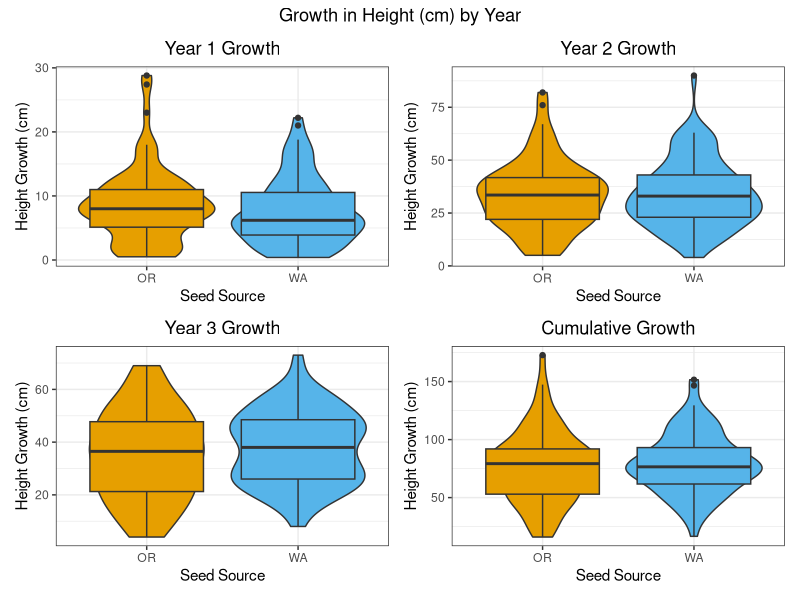
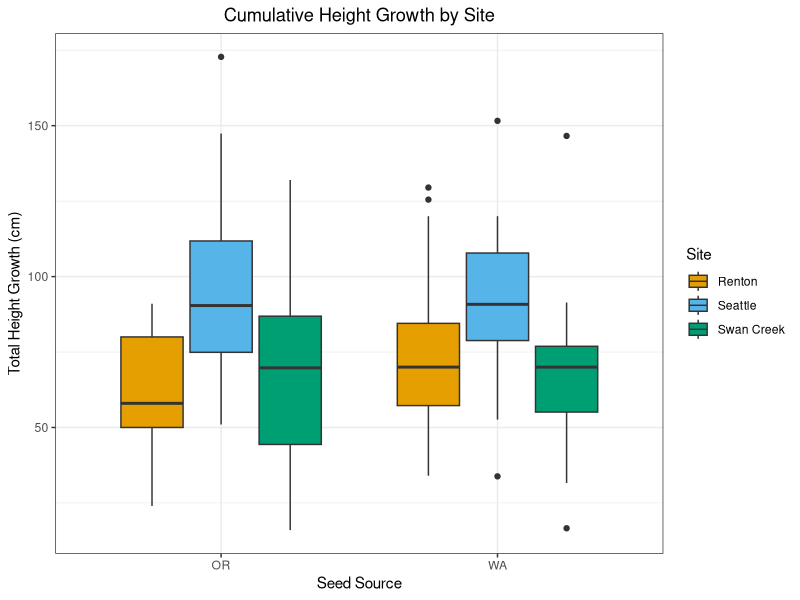
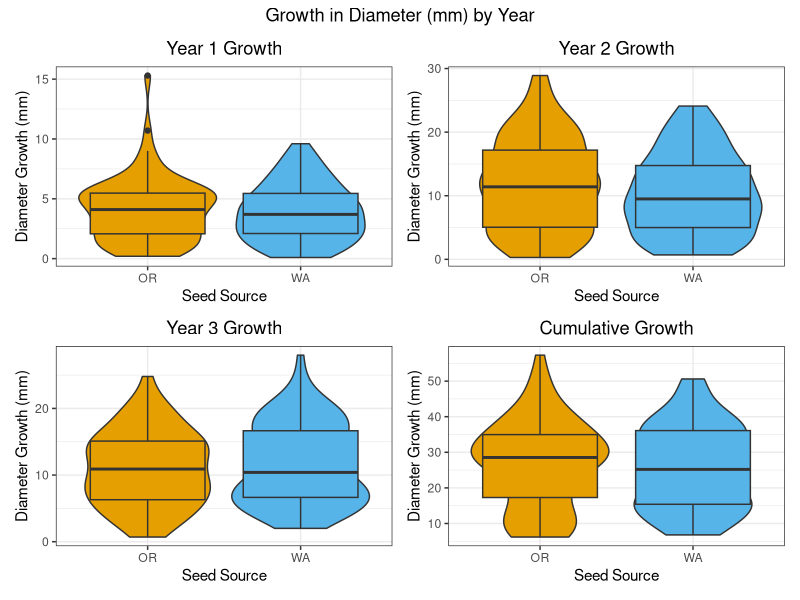
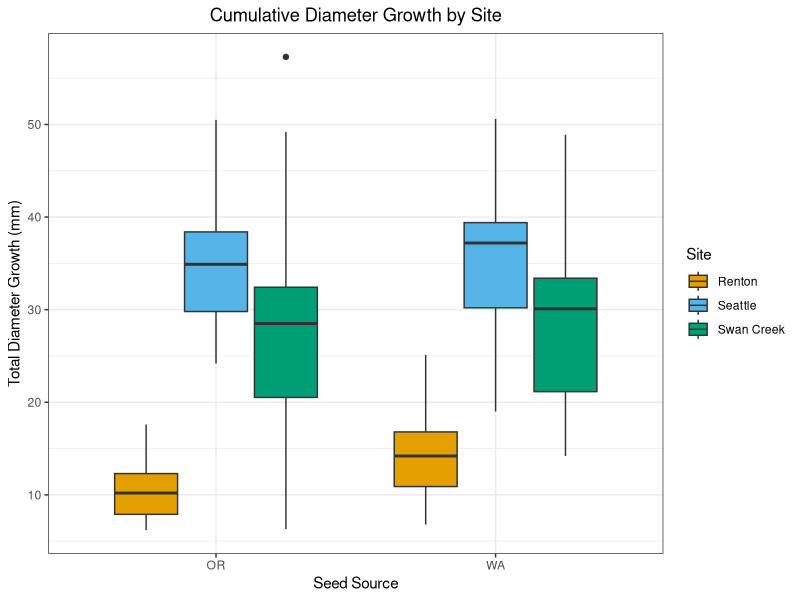
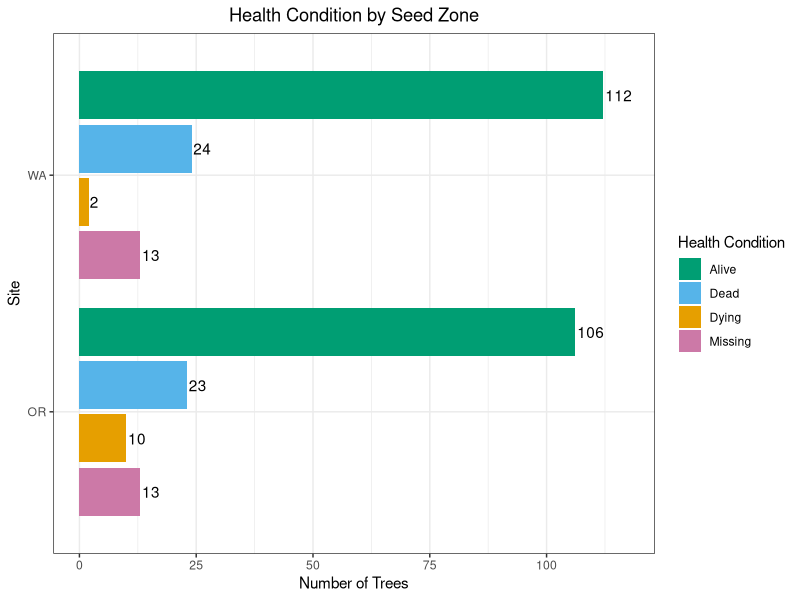
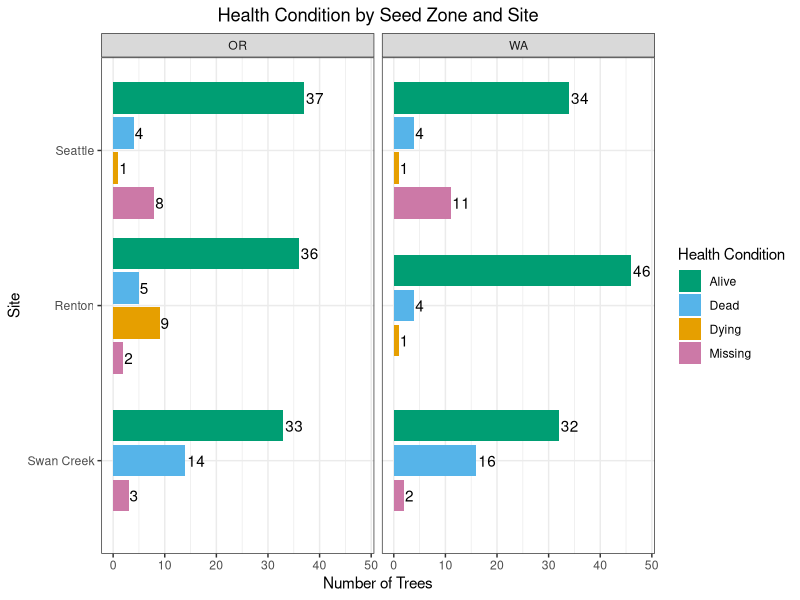

Reproduce these figures in R, in order.
## ---- chunk 1
knitr::opts_chunk$set(echo = FALSE)
## ---- chunk 2
library(tidyverse)
library(kableExtra)
library(patchwork)
library(zoo)
## ---- chunk 3
#2023 changes made in excel 
#y1$Seed.Zone[y1$Seed.Zone=="WA "] <- "WA"
#y1$X2022.Tree.Height..cm.[y1$X2022.Tree.Height..cm.==5408] <- 54.8
#y1$X2022.Tree.Diameter..mm.[y1$X2022.Tree.Diameter..mm.==110.0] <- 11
#y2$X2023.Tree.Diameter..mm.[y2X2022.Tree.Diameter..mm.==123] <- 12.3
#y2$X2023.Tree.Diameter..mm.[y2X2022.Tree.Diameter..mm.==135] <- 13.5

#2023 seattle OR data skipped tree number 14, moved 15, 16, 17 measurements up. 8 was missing
#2023 seattle OR site was missing trees 42 and 43, but recorded trees 39-41 in 2023 were better fit for previous 2022 measurements for 41-43. However, trees were in different row. very confused. Wondering if trees OR42 and OR43 actually got moved to end of OR31 row somehow after site was mapped? 
#2023 seattle OR last row trees 42,43, 46 and 50 were missing. However, tree number 45 fit better with tree 46, feeling confident tree recorded as 45 was actually 46, and 47 was actually missing because trees 47-49 were actually trees 48-50, adjusted
#2023 Swan Creek WA #141 included a 40cm height increase, which must be a mistake. Recommend excluding all trees with greater than 30cm height increases from first analyses. 
#2023 Swan Creek WA #171 included a 70cm height increase, which must be a mistake. Recommend excluding all trees with greater than 30cm height increases from first analyses. 
## ---- chunk 4
y1 <- read.csv("./data/2022 Measurements.csv")
y2 <- read.csv("./data/2023 MeasurementsCorrected.csv")
y3 <- read.csv("./data/2024 Measurementsv3.csv")
library(readxl)
sheet2025 <- read_excel("data/2025 Measurements.xlsx", 
    sheet = "2025")
rough2025 <- read_excel("data/2025 Measurements.xlsx", 
    sheet = "2025 rough draft")

y1$Measurement.Year <- 2022
y2$Measurement.Year <- 2023
y3$Measurement.Year <- 2024

#rename columns to merge
rough2025 <- rough2025 %>% 
  rename("New Tree Number" = "Tree #") %>%
  rename("Tree Diameter (mm)" = "DBH") %>%
  rename("Tree Height (cm)" = "Height") %>%
  rename("Health" = "Condition") %>%
  rename("Date Measured" = "Measure Date") %>%
  rename("Comment" = "Comments")

rough2025 <- rough2025 %>%
    mutate(Site = recode(Site, 'Discovery Park' = 'Seattle'))

rough2025 <- rough2025 %>% select(-c("Seed Zone"))

#merge two sheets together based on tree number and site
merged2025 <- left_join(rough2025, sheet2025, by=c("New Tree Number"="New Tree Number","Site" = "Site"))

#combine Health and Comment columns from both sheets
merged2025 <- merged2025 %>%
  mutate(`Health` = coalesce(`Health.x`,`Health.y`)) %>%
  mutate(`Comment` = coalesce(`Comment.x`,`Comment.y`))

#if comments contain "browsed", mark elk browsed column as Y, otherwise mark N
merged2025 <- merged2025 %>%
  mutate(`Elk Browse` = case_when(
    grepl("browsed", Comment, ignore.case = TRUE) ~ "Y",
    TRUE ~ "N" # Keep the original value if no match is found
  ))

#remove duplicate columns
y4 <- merged2025 %>% select(-c("Tree Height (cm).y","Tree Diameter (mm).y", "Comment.y","Health.y","Year Measured","Date Measured.y","Comment.x","Health.x"))

#add measurement year
y4 <- cbind(y4, Measurement.Year= 2025)

#add tree numbers for first year
y1 <- y1 %>% mutate(Temp.Tree.Number = row_number())

#remove unnecessary columns
y1 <- y1 %>% select(-c("Year.Measured","Color"))
y2 <- y2 %>% select(-c("Year.Measured","Color"))
y3 <- y3 %>% select(-c("Year.Measured"))

#rename columns to match other years
y4 <- y4 %>% 
  rename("New.Tree.Number" = "New Tree Number") %>%
  rename("Tree.Height..cm." = "Tree Height (cm).x") %>%
  rename("Tree.Diameter..mm." = "Tree Diameter (mm).x") %>%
  rename("Seed.Zone" = "Seed Zone") %>%
  rename("Date.Measured" = "Date Measured.x") %>%
  rename("Tree.Number" = "Tree Number") %>%
  rename("Elk.Browse" = "Elk Browse")

## ---- chunk 5
#change date format to match year 4
y1$Date.Measured <- as.Date(y1$Date.Measured,format = "%m/%d/%y")
y1$Date.Planted <- as.Date(y1$Date.Planted,format = "%m/%d/%y")
y2$Date.Measured <- as.Date(y2$Date.Measured,format ="%m/%d/%y")
y3$Date.Measured <- as.Date(y3$Date.Measured, format = "%m/%d/%y")
y4$Date.Measured <- as.Date(y4$Date.Measured,format = "%m/%d/%y")

#in Year 1, if health condition is NA, change it to alive
y1 <- y1 %>%
  mutate(Health = ifelse(is.na(Health), "Alive", Health))

#bind all year dataframes together
trees.bind <- bind_rows(y1,y2) %>% bind_rows(.,y3) %>% bind_rows(.,y4) %>% filter(Site!="Tomanamus" & Site!="" & Site!="Puyallup") %>% droplevels()

trees.bind[130, "Health"] <- "Dead"
trees.bind[167, "Health"] <- "Dying"

## ---- chunk 6
#labeling consistency
trees.bind$Health[trees.bind$Health==""] <- "Missing"
trees.bind$Health[trees.bind$Health=="missing"] <- "Missing"
trees.bind$Seed.Zone[trees.bind$Seed.Zone=="Wa"] <- "WA"
trees.bind <- trees.bind %>% droplevels()

#if comments contain "browsed", mark elk browsed column as Y, otherwise mark N
trees.bind <- trees.bind %>%
  mutate(`Elk.Browse` = case_when(
    grepl("browsed", Comment, ignore.case = TRUE) ~ "Y",
    TRUE ~ "N" # Keep the original value if no match is found
  ))

#if comments contain "missing/presumed dead" change health condition to missing
trees.bind <- trees.bind %>%
  mutate(`Health` = case_when(
    grepl("Missing/presumed dead", Comment, ignore.case = TRUE) ~ "Missing",
    TRUE ~ `Health` # Keep the original value if no match is found
  ))
## ---- chunk 7
#use New Tree Number if not NA, otherwise use Tree Number
trees.bind <- trees.bind %>% group_by(Tree.Number, Site, Seed.Zone) %>% mutate(New.Tree.Number = if_else(is.na(New.Tree.Number),first(na.omit(New.Tree.Number)),New.Tree.Number)) %>%ungroup()

#use Temp Tree Number if not NA, otherwise use Tree Number
trees.bind <- trees.bind %>% group_by(Tree.Number, Site, Seed.Zone) %>% mutate(Temp.Tree.Number = if_else(is.na(Temp.Tree.Number),first(na.omit(Temp.Tree.Number)),Temp.Tree.Number)) %>%ungroup()

trees.bind <- trees.bind %>%  group_by(Tree.Number, Site, Seed.Zone) %>% mutate(Date.Planted = if_else(is.na(Date.Planted),first(na.omit(Date.Planted)),Date.Planted)) %>%ungroup()
## ---- chunk 8
trees.bind$Date.Measured <- as.Date(trees.bind$Date.Measured,"%m/%d/%y")
trees.bind$Date.Planted <- as.Date(trees.bind$Date.Planted,"%m/%d/%y")
trees.bind <- trees.bind %>% mutate(Planted.Growth.Days=Date.Measured-Date.Planted)
## ---- chunk 9
#trees <- trees.bind

#dead.trees <- trees %>%
#  filter(Health == "Dead")

#matching.trees <- trees %>%
#  inner_join(dead.trees, by = "Tree.Number", relationship = "many-to-many")

#if previous year's health condition is dead change following years health condition to dead
#trees <- trees %>%
#  group_by(Tree.Number, Site, Seed.Zone) %>%
#  arrange(Measurement.Year) %>%
#  mutate(Previous_Value = lag(Health), Health = case_when(!is.na(Previous_Value) & Previous_Value == "Dead" ~ "Dead", TRUE ~ Health)) %>%
#  select(-Previous_Value)

#if previous year's health condition is dying and current year's health condition is missing, change current year's health condition to dead
#trees <- trees %>%
#  group_by(Tree.Number, Site, Seed.Zone) %>%
#  mutate(Health = case_when(lag(Health, n= 1, order_by = Measurement.Year) == "Dying" & Health == "Missing" ~ "Dead", TRUE ~ Health))

#trees <- trees %>%
#  group_by(Tree.Number, Site, Seed.Zone) %>%
#  arrange(Measurement.Year) %>%
#  mutate(Previous.Health = lag(Health), Health = case_when(is.na(Health) ~ Previous.Health, TRUE ~ Health)) %>%
#  select(-Previous.Health)

#create final health column and if most current year's health condition is missing. use previous year's
#trees <- trees %>%
#  group_by(Tree.Number, Site, Seed.Zone) %>%
#  tidyr::complete(Measurement.Year = seq(min(Measurement.Year), max(Measurement.Year)), fill = list(Health = NA)) %>%
#  mutate(Final.Health = last(Health)) %>%
#  mutate(Final.Health = na.locf(Final.Health, na.rm =  FALSE, fromLast = TRUE)) %>%
#  mutate(Final.Health = ifelse(is.na(Health) & is.na(Final.Health), NA, Final.Health)) %>%
#  ungroup()
## ---- chunk 10
#VERSION WITH NO BROWSED TREES
trees.no.browse <- trees.bind %>%
  filter(Elk.Browse !="Y") %>% droplevels()

trees.no.browse <- trees.no.browse %>%
  group_by(Tree.Number, Site, Seed.Zone) %>%
  arrange(Measurement.Year) %>%
  mutate(Previous_Value = lag(Health), Health = case_when(!is.na(Previous_Value) & Previous_Value == "Dead" ~ "Dead", TRUE ~ Health)) %>%
  select(-Previous_Value)

#if previous year's health condition is dying and current year's health condition is missing, change current year's health condition to dead
trees.no.browse <- trees.no.browse %>%
  group_by(Tree.Number, Site, Seed.Zone) %>%
  mutate(Health = case_when(lag(Health, n= 1, order_by = Measurement.Year) == "Dying" & Health == "Missing" ~ "Dead", TRUE ~ Health))

trees.no.browse <- trees.no.browse %>%
  group_by(Tree.Number, Site, Seed.Zone) %>%
  arrange(Measurement.Year) %>%
  mutate(Previous.Health = lag(Health), Health = case_when(is.na(Health) ~ Previous.Health, TRUE ~ Health)) %>%
  select(-Previous.Health)

#create final health column and if most current year's health condition is missing. use previous year's
trees.no.browse <- trees.no.browse %>%
  group_by(Tree.Number, Site, Seed.Zone) %>%
  tidyr::complete(Measurement.Year = seq(min(Measurement.Year), max(Measurement.Year)), fill = list(Health = NA)) %>%
  mutate(Final.Health = last(Health)) %>%
  mutate(Final.Health = na.locf(Final.Health, na.rm =  FALSE, fromLast = TRUE)) %>%
  mutate(Final.Health = ifelse(is.na(Health) & is.na(Final.Health), NA, Final.Health)) %>%
  ungroup()
## ---- chunk 11
#trees$Site <- as.factor(trees$Site)
#trees$Seed.Zone <-as.factor(trees$Seed.Zone)
#trees$Health <- as.factor(trees$Health)
## ---- chunk 12
trees.no.browse$Site <- as.factor(trees.no.browse$Site)
trees.no.browse$Seed.Zone <-as.factor(trees.no.browse$Seed.Zone)
trees.no.browse$Health <- as.factor(trees.no.browse$Health)
## ---- chunk 13
# NOTE RENTON OR TREE 180 was entered twice or there is two values for it. We need to look into this further, but for now we removed it from the data.
## ---- chunk 14
#trees <- trees %>% filter(Tree.Number!=180 | Site!="Renton" | Seed.Zone!="OR")
trees.no.browse <- trees.no.browse %>% filter(Tree.Number!=180 | Site!="Renton" | Seed.Zone!="OR")
## ---- chunk 15
#trees.wide <- trees %>% pivot_wider(
#    id_cols = c(Tree.Number, Site, Seed.Zone, New.Tree.Number),
#    names_from = Measurement.Year,
#    values_from = c(Tree.Height..cm., Tree.Diameter..mm.),
#    names_glue = "{.value}_{Measurement.Year}") 
#ver with no browsed trees
trees.wide <- trees.no.browse %>% pivot_wider(
    id_cols = c(Tree.Number, Site, Seed.Zone, New.Tree.Number),
    names_from = Measurement.Year,
    values_from = c(Tree.Height..cm., Tree.Diameter..mm.),
    names_glue = "{.value}_{Measurement.Year}") 
## ---- chunk 16
# see if there are any duplicate trees based on number, site, seed zone and year
#{trees} |> summarize(n = n(), .by = c(Tree.Number, Site, Seed.Zone, Measurement.Year)) |> filter(n > 1L)
## ---- chunk 17
trees.wide.growth <- trees.wide %>% mutate(y1.height.growth = Tree.Height..cm._2023-Tree.Height..cm._2022, y2.height.growth = Tree.Height..cm._2024-Tree.Height..cm._2023, y3.height.growth = Tree.Height..cm._2025-Tree.Height..cm._2024, y1.diameter.growth = Tree.Diameter..mm._2023-Tree.Diameter..mm._2022, y2.diameter.growth = Tree.Diameter..mm._2024-Tree.Diameter..mm._2023, y3.diameter.growth = Tree.Diameter..mm._2025 - Tree.Diameter..mm._2024, total.height.growth = Tree.Height..cm._2025-Tree.Height..cm._2022, total.diameter.growth = Tree.Diameter..mm._2025-Tree.Diameter..mm._2022)
## ---- chunk 18
#trees.partial <- trees[1,2,3,9,11,12,13]
#trees.wide.joined <- left_join(trees.wide.growth, trees.partial, by=c("Tree.Number", "Site", "Seed.Zone"))
## ---- chunk 19
#tree.growth <- trees %>% group_by(Tree.Number, Site, Seed.Zone) %>% arrange(Measurement.Year) %>% mutate(Height.Growth = Tree.Height..cm. - lag(Tree.Height..cm.), Diameter.Growth = Tree.Diameter..mm. - lag(Tree.Diameter..mm.)) %>% ungroup()
## ---- chunk 20
#tree.growth.year <- tree.growth %>% group_by(Tree.Number, Site, Seed.Zone, Measurement.Year) %>% reframe(Heigh.Growth=Height.Growth,Diameter.Growth=Diameter.Growth)
## ---- chunk 21
#trees <- left_join(trees,tree.growth.year, by=c("Tree.Number", "Site", "Seed.Zone", "Measurement.Year"))
## ---- chunk 22
# FILTERED ALL TREES with NEGATIVE height increases or NEGATIVE diameter increases
#Data cleaning
#neg.trees <- trees %>% filter(Height.Growth<0)
#neg.trees <- neg.trees[c(1,2,3,5,6,12,13,20,21)]
#pos.trees <- trees %>% filter(Height.Growth>20)
## ---- chunk 23
#trees.pos <- tree.growth %>% filter(Height.Growth>0 & Diameter.Growth>0)  
## ---- chunk 24
trees.wide.pos.total <- trees.wide.growth %>% filter(total.height.growth>0 & total.diameter.growth>0)
trees.wide.pos.y1 <- trees.wide.growth %>% filter(y1.height.growth>0 & y1.diameter.growth>0)
trees.wide.pos.y2 <- trees.wide.growth %>% filter(y2.height.growth>0 & y2.diameter.growth>0)
trees.wide.pos.y3 <- trees.wide.growth %>% filter(y3.height.growth>0 & y3.diameter.growth>0)
trees.wide.pos.all <- trees.wide.growth %>% filter(y1.height.growth>0 & y1.diameter.growth>0 & y2.height.growth>0 & y2.diameter.growth>0 & y3.height.growth>0 & y3.diameter.growth>0)
## ---- chunk 25
#a few possible mistakes in measurements with trees greater than 30cm height increase. Removing trees above 24 increase also removes Seattle OR Trees 39-41 which were off in measurements, trees were possibly moved after mapping? 
## ---- chunk 26
#create table summarizing when sites were planted and remeasured.
## ---- chunk 27
#Site.Summary <- trees.pos %>% group_by(Site,Seed.Zone,Measurement.Year) %>% summarize(n=n()) %>% left_join(.,trees.pos,by=c("Site","Seed.Zone","Measurement.Year"),multiple="first")

Site.Summary <- trees.wide.pos.all %>% group_by(Site,Seed.Zone) %>% summarize(n=n())
kable(Site.Summary[c(1,2,3)], col.names = c("Site", "Seed Zone", "Number of Trees")) %>% kable_material(c("striped", "hover","condensed"))
## ---- chunk 28
#trees.summary <- trees.wide.pos.all %>% group_by(Seed.Zone)  %>% summarize(
#n=n(),
#mean.height.2024=mean(Tree.Height..cm._2024),
#mean.diameter.2024=mean(Tree.Diameter..mm._2024),
#mean.y1.height.growth=mean(y1.height.growth,na.rm=TRUE),
#mean.y1.diameter.growth=mean(y1.diameter.growth,na.rm=TRUE),
#mean.y2.height.growth=mean(y2.height.growth,na.rm=TRUE),
#mean.y2.diameter.growth=mean(y2.diameter.growth,na.rm=TRUE),
#mean.total.height.growth=mean(total.height.growth,na.rm=TRUE),
#mean.total.diameter.growth=mean(total.diameter.growth,na.rm=TRUE))
#kable(trees.summary,digits = 2,format = "html", table.attr='class="scrollable-table"') %>% kable_material(c("striped", "hover","condensed")) %>% kable_styling(full_width = F) %>% scroll_box(height = "300px")

trees.summary <- trees.wide.pos.all %>% group_by(Seed.Zone)  %>% summarize(
n=n(),
mean.height.2025=mean(Tree.Height..cm._2025),
mean.diameter.2025=mean(Tree.Diameter..mm._2025),
mean.y1.height.growth=mean(y1.height.growth,na.rm=TRUE),
mean.y1.diameter.growth=mean(y1.diameter.growth,na.rm=TRUE),
mean.y2.height.growth=mean(y2.height.growth,na.rm=TRUE),
mean.y2.diameter.growth=mean(y2.diameter.growth,na.rm=TRUE),
mean.y3.diameter.growth=mean(y3.diameter.growth,na.rm=TRUE),
mean.y3.height.growth=mean(y3.height.growth,na.rm=TRUE),
mean.total.height.growth=mean(total.height.growth,na.rm=TRUE),
mean.total.diameter.growth=mean(total.diameter.growth,na.rm=TRUE))
library(knitr)
kable(trees.summary,col.names = c("Seed Zone", "Number of Trees", "2025 Mean Height (cm)", "2025 Mean Diameter (mm)", "Mean Year 1 Height Growth (cm)", "Mean Year 1 Diameter Growth (mm)", "Mean Year 2 Height Growth (cm)","Mean Year 2 Diameter Growth (mm)", "Mean Year 3 Height Growth (cm)","Mean Year 3 Diameter Growth (mm)", "Total Mean Height Growth (cm)","Total Mean Diameter Growth (mm)"), digits = 2,format = "html", table.attr='class="scrollable-table"') %>% kable_material(c("striped", "hover","condensed")) %>% kable_styling(full_width = F) %>% scroll_box(height = "300px")
## ---- chunk 29
trees.summary.sites <- trees.wide.pos.all %>% group_by(Site,Seed.Zone)  %>% summarize(
n=n(),
mean.height.2025=mean(Tree.Height..cm._2025),
mean.diameter.2025=mean(Tree.Diameter..mm._2025),
mean.y1.height.growth=mean(y1.height.growth,na.rm=TRUE),
mean.y1.diameter.growth=mean(y1.diameter.growth,na.rm=TRUE),
mean.y2.height.growth=mean(y2.height.growth,na.rm=TRUE),
mean.y2.diameter.growth=mean(y2.diameter.growth,na.rm=TRUE),
mean.y3.diameter.growth=mean(y3.diameter.growth,na.rm=TRUE),
mean.y3.height.growth=mean(y3.height.growth, na.rm = TRUE),
mean.total.height.growth=mean(total.height.growth,na.rm=TRUE),
mean.total.diameter.growth=mean(total.diameter.growth,na.rm=TRUE))
library(knitr)
kable(trees.summary.sites, col.names = c("Site", "Seed Zone", "Number of Trees", "2025 Mean Height (cm)", "2025 Mean Diameter (mm)", "Mean Year 1 Height Growth (cm)", "Mean Year 1 Diameter Growth (mm)", "Mean Year 2 Height Growth (cm)","Mean Year 2 Diameter Growth (mm)", "Mean Year 3 Height Growth (cm)","Mean Year 3 Diameter Growth (mm)", "Total Mean Height Growth (cm)","Total Mean Diameter Growth (mm)"), digits = 2) %>% kable_material(c("striped", "hover","condensed")) %>% kable_styling(full_width = F) %>% scroll_box(height = "300px")
## ---- chunk 30

P1 <- ggplot(trees.wide.pos.all,aes(Seed.Zone,y1.height.growth,fill=Seed.Zone)) +geom_violin() +geom_boxplot() +theme_bw()+guides(fill="none") +scale_fill_manual(values=c("#E69F00", "#56B4E9")) +labs(y= "Height Growth (cm)", x= "Seed Source",title="Year 1 Growth") + theme(plot.title = element_text(hjust = 0.5))
P2 <- ggplot(trees.wide.pos.all,aes(Seed.Zone,y2.height.growth,fill=Seed.Zone)) +geom_violin() +geom_boxplot() +theme_bw()+guides(fill="none") +scale_fill_manual(values=c("#E69F00", "#56B4E9")) +labs(y= "Height Growth (cm)",x= "Seed Source",title="Year 2 Growth") + theme(plot.title = element_text(hjust = 0.5))
P3 <- ggplot(trees.wide.pos.all,aes(Seed.Zone,y3.height.growth,fill=Seed.Zone)) +geom_violin() +geom_boxplot() +theme_bw()+guides(fill="none") +scale_fill_manual(values=c("#E69F00", "#56B4E9")) +labs(y= "Height Growth (cm)",x= "Seed Source",title="Year 3 Growth") + theme(plot.title = element_text(hjust = 0.5))
P4 <- ggplot(trees.wide.pos.all,aes(Seed.Zone,total.height.growth,fill=Seed.Zone)) +geom_violin() +geom_boxplot() +theme_bw()+guides(fill="none") +scale_fill_manual(values=c("#E69F00", "#56B4E9")) +labs(y= "Height Growth (cm)",x= "Seed Source",title="Cumulative Growth") + theme(plot.title = element_text(hjust = 0.5))

height_plots <- P1 + P2 + P3 + P4
height_plots + plot_annotation(title = "Growth in Height (cm) by Year", theme = theme(plot.title = element_text(hjust = 0.5)))
## ---- chunk 31
ggplot(trees.wide.pos.all,aes(Seed.Zone,total.height.growth,fill=Site)) +geom_boxplot() +theme_bw() +scale_fill_manual(values=c("#E69F00", "#56B4E9", "#009E73")) + labs(y= "Total Height Growth (cm)",x= "Seed Source",title="Cumulative Height Growth by Site") + theme(plot.title = element_text(hjust = 0.5))
## ---- chunk 32
P1 <- ggplot(trees.wide.pos.all,aes(Seed.Zone,y1.diameter.growth,fill=Seed.Zone)) +geom_violin() +geom_boxplot() +theme_bw()+guides(fill="none") +scale_fill_manual(values=c("#E69F00", "#56B4E9")) +labs(y= "Diameter Growth (mm)", x= "Seed Source" ,title="Year 1 Growth") + theme(plot.title = element_text(hjust = 0.5))
P2 <- ggplot(trees.wide.pos.all,aes(Seed.Zone,y2.diameter.growth,fill=Seed.Zone)) +geom_violin() +geom_boxplot() +theme_bw()+guides(fill="none") +scale_fill_manual(values=c("#E69F00", "#56B4E9")) +labs(y= "Diameter Growth (mm)",x= "Seed Source",title="Year 2 Growth") + theme(plot.title = element_text(hjust = 0.5))
P3 <- ggplot(trees.wide.pos.all,aes(Seed.Zone,y3.diameter.growth,fill=Seed.Zone)) +geom_violin() +geom_boxplot() +theme_bw()+guides(fill="none") +scale_fill_manual(values=c("#E69F00", "#56B4E9")) +labs(y= "Diameter Growth (mm)",x= "Seed Source",title="Year 3 Growth") + theme(plot.title = element_text(hjust = 0.5))
P4 <- ggplot(trees.wide.pos.all,aes(Seed.Zone,total.diameter.growth,fill=Seed.Zone)) +geom_violin() +geom_boxplot() +theme_bw()+guides(fill="none") +scale_fill_manual(values=c("#E69F00", "#56B4E9")) +labs(y= "Diameter Growth (mm)",x= "Seed Source",title="Cumulative Growth") + theme(plot.title = element_text(hjust = 0.5))

diameter_plots <- P1 + P2 + P3 + P4
diameter_plots + plot_annotation(title = "Growth in Diameter (mm) by Year", theme = theme(plot.title = element_text(hjust = 0.5)))
## ---- chunk 33
ggplot(trees.wide.pos.all,aes(Seed.Zone,total.diameter.growth,fill=Site)) +geom_boxplot() +theme_bw() +scale_fill_manual(values=c("#E69F00", "#56B4E9", "#009E73")) + labs(y= "Total Diameter Growth (mm)",x= "Seed Source",title="Cumulative Diameter Growth by Site") + theme(plot.title = element_text(hjust = 0.5))
## ---- chunk 34
#trees.condition.zone <- trees %>% group_by(Seed.Zone,Final.Health) %>% summarize(n=n_distinct(Temp.Tree.Number)) %>% filter(Final.Health!="NA")
#kable(trees.condition.zone) %>% kable_material(c("striped", "hover","condensed"))

trees.condition.zone <- trees.no.browse %>% group_by(Seed.Zone,Final.Health) %>% summarize(n=n_distinct(Temp.Tree.Number)) %>% filter(Final.Health!="NA")
#kable(trees.condition.zone) %>% kable_material(c("striped", "hover","condensed"))
## ---- chunk 35
ggplot(trees.condition.zone,aes(x = reorder(Seed.Zone, -n),n,fill=Final.Health))+geom_col(position = position_dodge2(preserve = "single",reverse=TRUE))+theme_bw()+coord_flip()+ scale_y_continuous(breaks = c(0,25,50,75,100,125,150),expand = expansion(mult = c(0.05, 0.1))) +scale_fill_manual(values=c( "#009E73","#56B4E9","#E69F00","#CC79A7"))+labs(x="Site",y="Number of Trees",title ="Health Condition by Seed Zone", fill="Health Condition") +geom_text(aes(label=n,group=Final.Health),position = position_dodge2(width=0.9,preserve = "single",reverse=TRUE),hjust=-0.1) + theme(plot.title = element_text(hjust = 0.5))
## ---- chunk 36
#trees.condition <- trees %>% group_by(Site,Seed.Zone,Final.Health) %>% summarize(n=n_distinct(Temp.Tree.Number)) %>% filter(Final.Health!="NA")
#kable(trees.condition) %>% kable_material(c("striped", "hover","condensed"))
trees.condition <- trees.no.browse %>% group_by(Site,Seed.Zone,Final.Health) %>% summarize(n=n_distinct(Temp.Tree.Number)) %>% filter(Final.Health!="NA")
#kable(trees.condition) %>% kable_material(c("striped", "hover","condensed"))
## ---- chunk 37
trees.condition$Final.Health <- factor(trees.condition$Final.Health, levels=c('Alive','Dead','Dying','Missing'))
## ---- chunk 38
ggplot(trees.condition,aes(x = reorder(Site, -n),n,fill=Final.Health))+facet_wrap(~Seed.Zone)+geom_col(position = position_dodge2(preserve = "single",reverse=TRUE))+theme_bw()+coord_flip() + scale_y_continuous(expand = expansion(mult = c(0.05, 0.1))) +scale_fill_manual(values=c( "#009E73","#56B4E9","#E69F00","#CC79A7"))+labs(x="Site",y="Number of Trees", title = "Health Condition by Seed Zone and Site",fill="Health Condition") +geom_text(aes(label=n,group=Final.Health),position = position_dodge2(width=0.9,preserve = "single",reverse=TRUE),hjust=-0.1) + theme(plot.title = element_text(hjust = 0.5))
